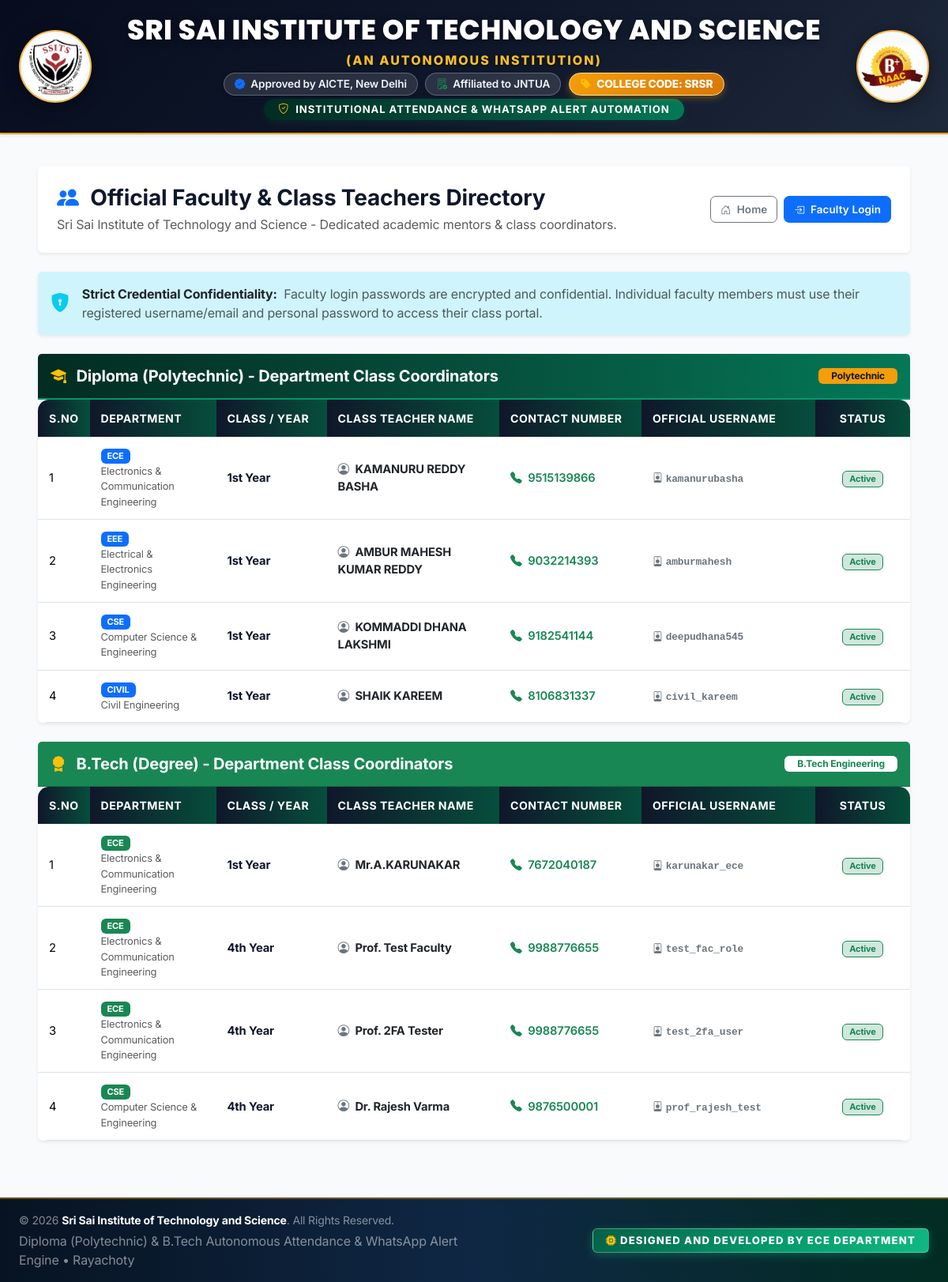
Screenshot of /faculty-directory with the database file from the repository.
### tables this page shows
CREATE TABLE teachers (
            id INTEGER PRIMARY KEY AUTOINCREMENT,
            name TEXT NOT NULL,
            program_id INTEGER NOT NULL,
            department_id INTEGER NOT NULL,
            year_id INTEGER NOT NULL,
            username TEXT UNIQUE NOT NULL,
            password TEXT NOT NULL,
            phone TEXT NOT NULL, email TEXT, section TEXT DEFAULT 'A', totp_secret TEXT, is_2fa_enabled INTEGER DEFAULT 0, is_approved INTEGER DEFAULT 1,
            FOREIGN KEY (program_id) REFERENCES programs(id),
            FOREIGN KEY (department_id) REFERENCES departments(id),
            FOREIGN KEY (year_id) REFERENCES academic_years(id)
        );

CREATE TABLE departments (
            id INTEGER PRIMARY KEY AUTOINCREMENT,
            code TEXT UNIQUE NOT NULL,
            name TEXT NOT NULL
        );

CREATE TABLE academic_years (
            id INTEGER PRIMARY KEY AUTOINCREMENT,
            year_name TEXT NOT NULL,
            year_code TEXT UNIQUE NOT NULL,
            year_num INTEGER NOT NULL
        );

### app.py (the view)
@app.route("/faculty-directory")
def faculty_directory():
    conn = get_db_connection()
    cursor = conn.cursor()
    cursor.execute("""
        SELECT t.*, p.code as prog_code, d.code as dept_code, d.name as dept_name, y.year_name, y.year_num
        FROM teachers t
        JOIN programs p ON t.program_id = p.id
        JOIN departments d ON t.department_id = d.id
        JOIN academic_years y ON t.year_id = y.id
        WHERE p.code = 'DIPLOMA'
        ORDER BY d.id, y.year_num ASC
    """)
    diploma_teachers = [dict(r) for r in cursor.fetchall()]
    cursor.execute("""
        SELECT t.*, p.code as prog_code, d.code as dept_code, d.name as dept_name, y.year_name, y.year_num
        FROM teachers t
        JOIN programs p ON t.program_id = p.id
        JOIN departments d ON t.department_id = d.id
        JOIN academic_years y ON t.year_id = y.id
        WHERE p.code = 'BTECH'
        ORDER BY d.id, y.year_num ASC
    """)
    btech_teachers = [dict(r) for r in cursor.fetchall()]
    conn.close()
    return render_template(
        "faculty_directory.html",
        diploma_teachers=diploma_teachers,
        btech_teachers=btech_teachers
    )

### app.py (called while the page is built)
@app.before_request
def ensure_session_permanence():
    session.permanent = True

### database.py (called while the page is built)
def get_db_connection():
    if os.getenv("USE_LOCAL_SQLITE") == "1":
        conn = sqlite3.connect(DB_PATH)
        conn.row_factory = sqlite3.Row
        return conn
    turso_url = os.getenv("TURSO_DATABASE_URL", TURSO_DEFAULT_URL)
    turso_token = os.getenv("TURSO_AUTH_TOKEN", TURSO_DEFAULT_TOKEN)
    if turso_url and turso_token:
        try:
            from turso_client import TursoConnection
            return TursoConnection(turso_url, turso_token)
        except Exception as e:
            print(f"[WARN] Turso connection fallback to SQLite: {e}")
    conn = sqlite3.connect(DB_PATH)
    conn.row_factory = sqlite3.Row
    return conn

### turso_client.py (called while the page is built, shortened)
def is_turso_available():
    global _TURSO_DISABLED_UNTIL
    return time.time() > _TURSO_DISABLED_UNTIL

    def _fallback_execute(self, sql, args=()):
        try:
            loc = self.conn._get_local_conn()
            loc_cur = loc.cursor()
            loc_cur.execute(sql, args)
            is_write = any(sql.strip().upper().startswith(v) for v in ("INSERT", "UPDATE", "DELETE", "REPLACE", "CREATE", "DROP", "ALTER"))
            if is_write:
                loc.commit()
            self.lastrowid = loc_cur.lastrowid
            self.rowcount = loc_cur.rowcount
            if loc_cur.description:
                self.cols = [d[0] for d in loc_cur.description]
                raw_rows = loc_cur.fetchall()
                self.rows = [TursoRow(self.cols, list(r)) for r in raw_rows]
            else:
                self.cols = []
                self.rows = []
            self.row_idx = 0
            return self
        except Exception as local_err:
            raise local_err

    def execute(self, sql, args=()):
        if not is_turso_available():
            return self._fallback_execute(sql, args)

    def fetchall(self):
        res = self.rows[self.row_idx:]
        self.row_idx = len(self.rows)
        return res

    def _get_local_conn(self):
        if self._local_sqlite is None:
            self._local_sqlite = sqlite3.connect(DB_PATH, check_same_thread=False)
            self._local_sqlite.row_factory = sqlite3.Row
        return self._local_sqlite

    def cursor(self):
        return TursoCursor(self)

### templates/faculty_directory.html (shortened to what this page needs)
{% extends "base.html" %}
{% block content %}
<div class="container-fluid px-3 px-md-5 my-3">
    <div class="card shadow-sm border-0 mb-4">
        <div class="card-body p-4">
            <div class="d-flex flex-wrap justify-content-between align-items-center gap-3">
                <div>
                    <h3 class="fw-bold text-navy mb-1">
                        <i class="bi bi-people-fill text-primary me-2"></i> Official Faculty & Class Teachers Directory
                    </h3>
                    <p class="text-muted mb-0">
                        Sri Sai Institute of Technology and Science - Dedicated academic mentors & class coordinators.
                    </p>
                </div>
                <div class="d-flex gap-2">
                    <a href="/" class="btn btn-outline-secondary fw-semibold px-3">
                        <i class="bi bi-house-door me-1"></i> Home
                    </a>
                    <a href="/login" class="btn btn-primary fw-semibold px-3">
                        <i class="bi bi-box-arrow-in-right me-1"></i> Faculty Login
                    </a>
                </div>
            </div>
        </div>
    </div>
    <div class="alert alert-info border-0 shadow-sm d-flex align-items-center mb-4">
        <i class="bi bi-shield-lock-fill fs-4 me-3 text-info"></i>
        <div>
            <strong class="text-dark">Strict Credential Confidentiality:</strong>
            <span class="text-muted ms-1">Faculty login passwords are encrypted and confidential. Individual faculty members must use their registered username/email and personal password to access their class portal.</span>
        </div>
    </div>
    <div class="card shadow-sm border-0 mb-4">
        <div class="card-header bg-navy text-white py-3">
            <div class="d-flex justify-content-between align-items-center">
                <h5 class="fw-bold mb-0">
                    <i class="bi bi-mortarboard-fill text-warning me-2"></i>
                    Diploma (Polytechnic) - Department Class Coordinators
                </h5>
                <span class="badge bg-gold text-dark fw-bold px-3 py-1">Polytechnic</span>
            </div>
        </div>
        <div class="card-body p-0">
            <div class="table-responsive">
                <table class="table table-hover align-middle mb-0 student-table">
                    <thead>
                        <tr>
                            <th style="width: 60px;">S.NO</th>
                            <th style="width: 160px;">DEPARTMENT</th>
                            <th style="width: 140px;">CLASS / YEAR</th>
                            <th>CLASS TEACHER NAME</th>
                            <th style="width: 180px;">CONTACT NUMBER</th>
                            <th style="width: 220px;">OFFICIAL USERNAME</th>
                            <th class="text-center" style="width: 120px;">STATUS</th>
                        </tr>
                    </thead>
                    <tbody>
                        {% for t in diploma_teachers %}
                        <tr>
                            <td>{{ loop.index }}</td>
                            <td><span class="badge bg-primary px-2 py-1">{{ t.dept_code }}</span> <small class="text-muted d-block">{{ t.dept_name }}</small></td>
                            <td><strong class="text-navy">{{ t.year_name }}</strong></td>
                            <td class="fw-bold text-dark">
                                <i class="bi bi-person-circle text-secondary me-1"></i> {{ t.name }}
                            </td>
                            <td>
                                <span class="text-success fw-semibold"><i class="bi bi-telephone-fill me-1"></i> {{ t.phone or 'Contact Admin' }}</span>
                            </td>
                            <td>
                                <code class="fw-semibold text-secondary"><i class="bi bi-person-badge me-1"></i>{{ t.username }}</code>
                            </td>
                            <td class="text-center">
                                <span class="badge bg-success-subtle text-success border border-success px-2 py-1">Active</span>
                            </td>
                        </tr>
                        {% endfor %}
                    </tbody>
                </table>
            </div>
        </div>
    </div>
    <div class="card shadow-sm border-0 mb-5">
        <div class="card-header bg-success text-white py-3">
            <div class="d-flex justify-content-between align-items-center">
                <h5 class="fw-bold mb-0">
                    <i class="bi bi-award-fill text-warning me-2"></i>
                    B.Tech (Degree) - Department Class Coordinators
                </h5>
                <span class="badge bg-white text-success fw-bold px-3 py-1">B.Tech Engineering</span>
            </div>
        </div>
        <div class="card-body p-0">
            <div class="table-responsive">
                <table class="table table-hover align-middle mb-0 student-table">
                    <thead>
                        <tr>
                            <th style="width: 60px;">S.NO</th>
                            <th style="width: 160px;">DEPARTMENT</th>
                            <th style="width: 140px;">CLASS / YEAR</th>
                            <th>CLASS TEACHER NAME</th>
                            <th style="width: 180px;">CONTACT NUMBER</th>
                            <th style="width: 220px;">OFFICIAL USERNAME</th>
                            <th class="text-center" style="width: 120px;">STATUS</th>
                        </tr>
                    </thead>
                    <tbody>
                        {% for t in btech_teachers %}
                        <tr>
                            <td>{{ loop.index }}</td>
                            <td><span class="badge bg-success px-2 py-1">{{ t.dept_code }}</span> <small class="text-muted d-block">{{ t.dept_name }}</small></td>
                            <td><strong class="text-navy">{{ t.year_name }}</strong></td>
                            <td class="fw-bold text-dark">
                                <i class="bi bi-person-circle text-secondary me-1"></i> {{ t.name }}
                            </td>
                            <td>
                                <span class="text-success fw-semibold"><i class="bi bi-telephone-fill me-1"></i> {{ t.phone or 'Contact Admin' }}</span>
                            </td>
                            <td>
                                <code class="fw-semibold text-secondary"><i class="bi bi-person-badge me-1"></i>{{ t.username }}</code>
                            </td>
                            <td class="text-center">
                                <span class="badge bg-success-subtle text-success border border-success px-2 py-1">Active</span>
                            </td>
                        </tr>
                        {% endfor %}
                    </tbody>
                </table>
            </div>
        </div>
    </div>
</div>
{% endblock %}

### templates/base.html (shortened to what this page needs)
<!DOCTYPE html>
<html lang="en">
<head>
    <link href="https://cdn.jsdelivr.net/npm/bootstrap@5.3.3/dist/css/bootstrap.min.css" rel="stylesheet">
    <link rel="stylesheet" href="https://cdn.jsdelivr.net/npm/bootstrap-icons@1.11.3/font/bootstrap-icons.min.css">
    <link rel="stylesheet" href="/static/css/style.css">
</head>
<body class=" {% block body_class %}{% endblock %}">
    <header class="college-header shadow-sm">
        <div class="container-fluid px-3 px-md-4">
            <div class="row align-items-center py-2 py-md-3">
                <div class="col-auto text-center">
                    <img src="/static/images/college_logo.png" alt="College Logo" class="brand-logo college-logo-img">
                </div>
                <div class="col text-center px-1">
                    <h1 class="college-title mb-0">SRI SAI INSTITUTE OF TECHNOLOGY AND SCIENCE</h1>
                    <div class="college-subtitle mt-1">(AN AUTONOMOUS INSTITUTION)</div>
                    <div class="college-affiliations mt-1">
                        <span class="badge-sub"><i class="bi bi-patch-check-fill text-primary me-1"></i> Approved by AICTE, New Delhi</span>
                        <span class="badge-sub"><i class="bi bi-building-check text-success me-1"></i> Affiliated to JNTUA</span>
                        <span class="badge-sub badge-code"><i class="bi bi-tag-fill text-warning me-1"></i> COLLEGE CODE: SRSR</span>
                    </div>
                    <div class="portal-badge-wrap mt-1">
                        <span class="portal-badge">
                            <i class="bi bi-shield-check text-warning me-1"></i>
                            INSTITUTIONAL ATTENDANCE & WHATSAPP ALERT AUTOMATION
                        </span>
                    </div>
                </div>
                <div class="col-auto text-center">
                    <img src="/static/images/naac_logo.png" alt="NAAC Accredited with B+ Grade" class="brand-logo naac-logo-img">
                </div>
            </div>
        </div>
    </header>
    <main class="py-4">
        {% block content %}{% endblock %}
    </main>
    <footer class="footer py-3 border-top mt-auto bg-dark-footer text-white">
        <div class="container-fluid px-3 px-md-4">
            <div class="row align-items-center g-2">
                <div class="col-12 col-md-6 text-center text-md-start">
                    <p class="mb-1 small text-white-50">
                        © 2026 <strong class="text-white">Sri Sai Institute of Technology and Science</strong>. All Rights Reserved.
                    </p>
                    <p class="mb-0 text-white-50 extra-small">
                        Diploma (Polytechnic) &amp; B.Tech Autonomous Attendance &amp; WhatsApp Alert Engine &bull; Rayachoty
                    </p>
                </div>
                <div class="col-12 col-md-6 text-center text-md-end">
                    <span class="badge badge-ece-credit px-3 py-2">
                        <i class="bi bi-cpu-fill text-warning me-1"></i> DESIGNED AND DEVELOPED BY ECE DEPARTMENT
                    </span>
                </div>
            </div>
        </div>
    </footer>
</body>
</html>

### rows the page displays
teachers: dept_code "ECE", dept_name "Electronics & Communication Engineering", year_name "1st Year", name "KAMANURU REDDY BASHA", phone "9515139866", username "kamanurubasha"
teachers: dept_code "EEE", dept_name "Electrical & Electronics Engineering", year_name "1st Year", name "AMBUR MAHESH KUMAR REDDY", phone "9032214393", username "amburmahesh"
teachers: dept_code "CSE", dept_name "Computer Science & Engineering", year_name "1st Year", name "KOMMADDI DHANA LAKSHMI", phone "9182541144", username "deepudhana545"
teachers: dept_code "CIVIL", dept_name "Civil Engineering", year_name "1st Year", name "SHAIK KAREEM", phone "8106831337", username "civil_kareem"
teachers: dept_code "ECE", dept_name "Electronics & Communication Engineering", year_name "1st Year", name "Mr.A.KARUNAKAR", phone "7672040187", username "karunakar_ece"
teachers: dept_code "ECE", dept_name "Electronics & Communication Engineering", year_name "4th Year", name "Prof. Test Faculty", phone "9988776655", username "test_fac_role"
teachers: dept_code "ECE", dept_name "Electronics & Communication Engineering", year_name "4th Year", name "Prof. 2FA Tester", phone "9988776655", username "test_2fa_user"
teachers: dept_code "CSE", dept_name "Computer Science & Engineering", year_name "4th Year", name "Dr. Rajesh Varma", phone "9876500001", username "prof_rajesh_test"
